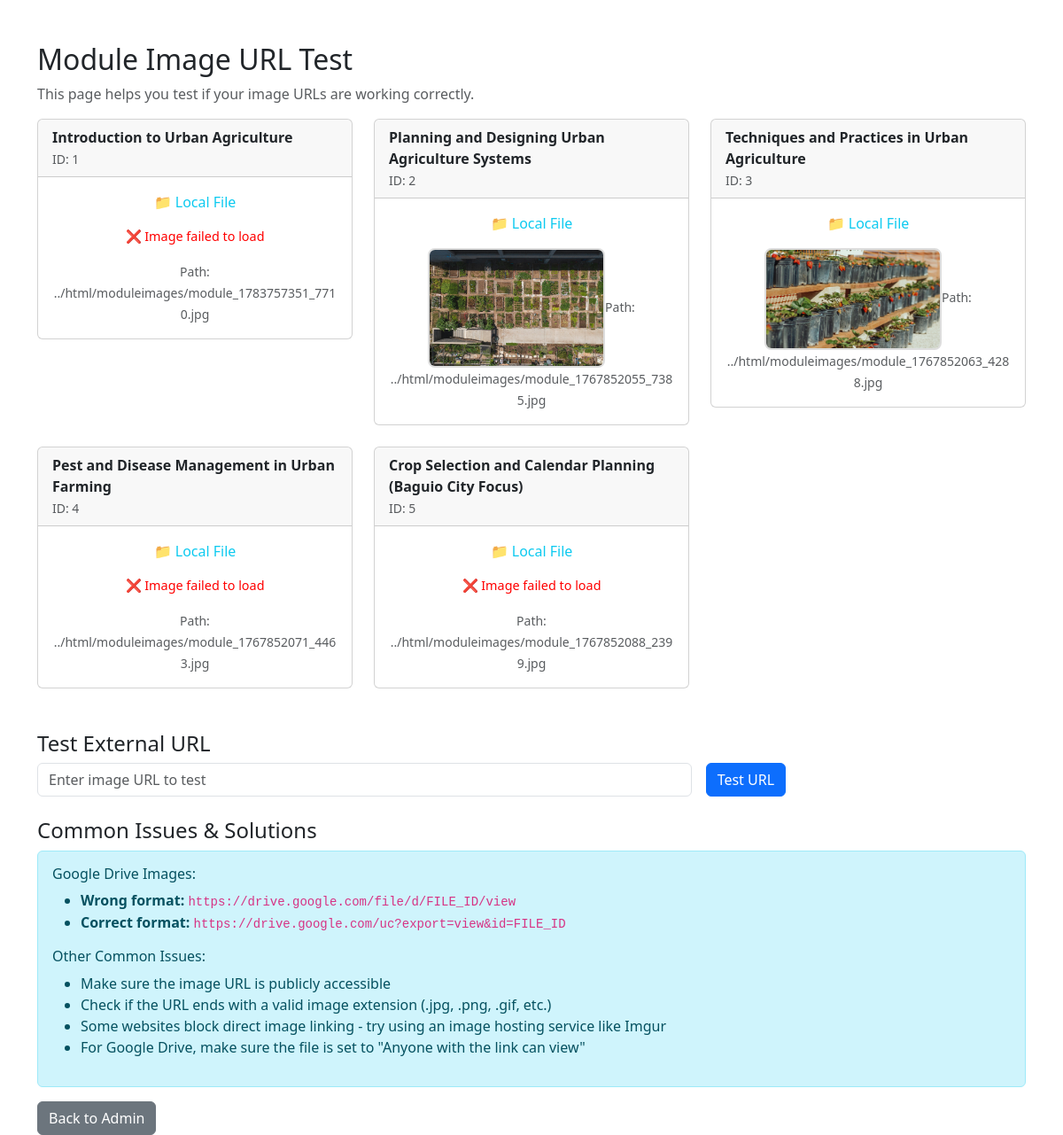
The page /php/test_image_urls.php on the database as committed earlier.
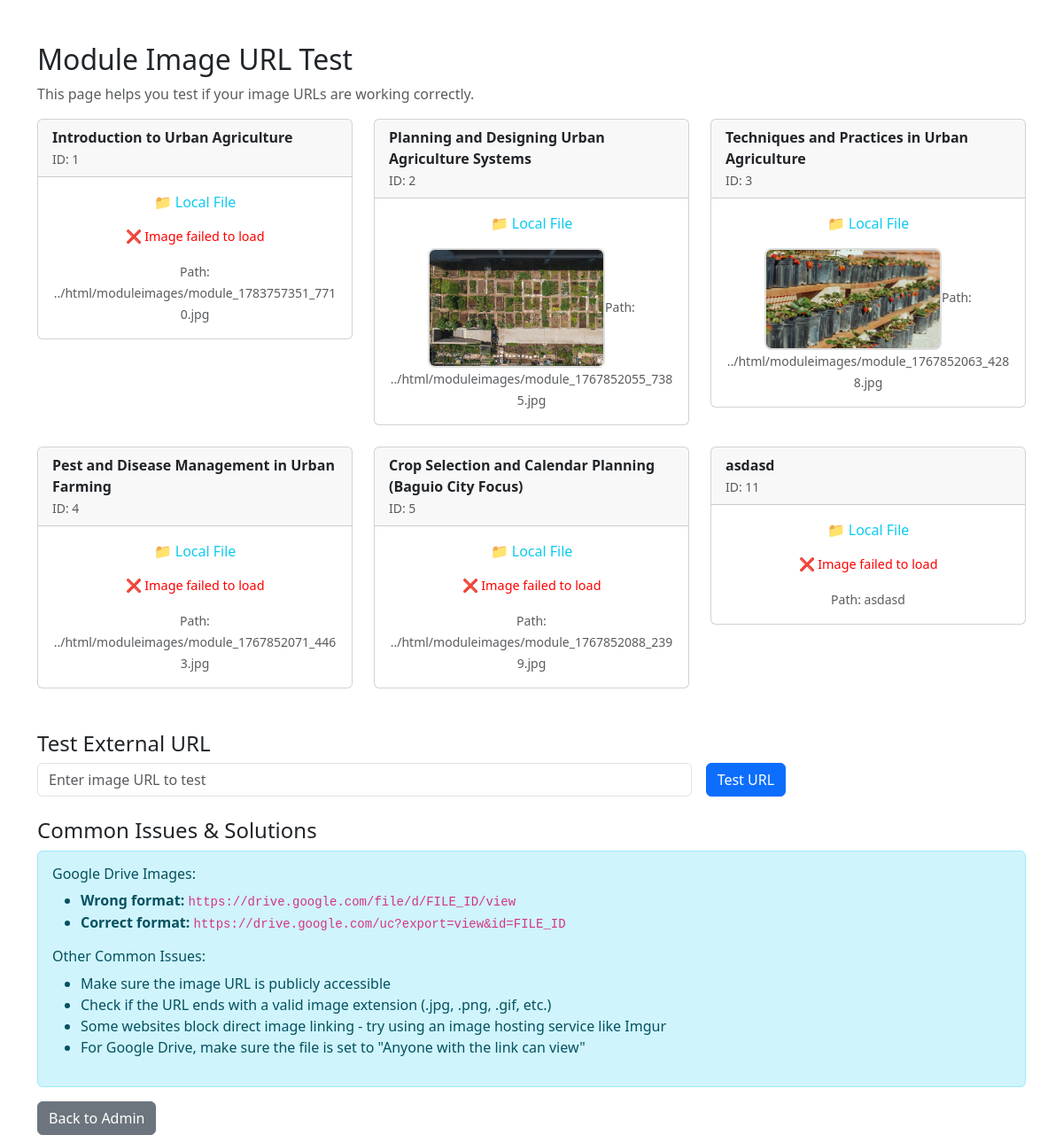
The same page on the database as committed later.
### tables this page shows
CREATE TABLE `modules` (
  `module_id` int(100) NOT NULL,
  `title` varchar(100) NOT NULL,
  `description` text NOT NULL,
  `image_path` varchar(100) NOT NULL,
  `created_at` timestamp NOT NULL DEFAULT current_timestamp(),
  `updated_at` timestamp NOT NULL DEFAULT current_timestamp(),
  `rewards` text DEFAULT NULL
);

### php/test_image_urls.php (the view, shortened to what this page needs)
<?php
include 'connection.php';
?>
<!DOCTYPE html>
<html lang="en">
<head>
    <link href="https://cdn.jsdelivr.net/npm/bootstrap@5.3.0/dist/css/bootstrap.min.css" rel="stylesheet">
</head>
<body>
    <div class="container mt-5">
        <h2>Module Image URL Test</h2>
        <p class="text-muted">This page helps you test if your image URLs are working correctly.</p>
        <div class="row">
            <?php
            $result = $conn->query("SELECT module_id, title, image_path FROM modules ORDER BY module_id");
            if ($result->num_rows > 0) {
                while ($row = $result->fetch_assoc()) {
                    $image_path = $row['image_path'];
                    $is_url = filter_var($image_path, FILTER_VALIDATE_URL);
                    echo '<div class="col-md-4 mb-4">';
                    echo '<div class="card">';
                    echo '<div class="card-header">';
                    echo '<strong>' . htmlspecialchars($row['title']) . '</strong><br>';
                    echo '<small class="text-muted">ID: ' . $row['module_id'] . '</small>';
                    echo '</div>';
                    echo '<div class="card-body text-center">';
                    if ($is_url) {
                        echo '<p class="success-message">✓ External URL</p>';
                        echo '<img src="' . htmlspecialchars($image_path) . '" class="test-image" alt="Test Image" onerror="this.style.display=\'none\'; this.nextElementSibling.style.display=\'block\';">';
                        echo '<p class="error-message" style="display: none;">❌ Image failed to load</p>';
                        echo '<small class="text-muted">URL: ' . htmlspecialchars($image_path) . '</small>';
                    } else {
                        echo '<p class="text-info">📁 Local File</p>';
                        echo '<img src="' . htmlspecialchars($image_path) . '" class="test-image" alt="Test Image" onerror="this.style.display=\'none\'; this.nextElementSibling.style.display=\'block\';">';
                        echo '<p class="error-message" style="display: none;">❌ Image failed to load</p>';
                        echo '<small class="text-muted">Path: ' . htmlspecialchars($image_path) . '</small>';
                    }
                    echo '</div>';
                    echo '</div>';
                    echo '</div>';
                }
            } else {
                echo '<div class="col-12"><p class="text-center text-muted">No modules found.</p></div>';
            }
            ?>
        </div>
        <div class="mt-4">
            <h4>Test External URL</h4>
            <form method="POST" class="row g-3">
                <div class="col-md-8">
                    <input type="url" class="form-control" name="test_url" placeholder="Enter image URL to test" value="<?php echo isset($_POST['test_url']) ? htmlspecialchars($_POST['test_url']) : ''; ?>">
                </div>
                <div class="col-md-4">
                    <button type="submit" class="btn btn-primary">Test URL</button>
                </div>
            </form>
        </div>
        <div class="mt-4">
            <h4>Common Issues & Solutions</h4>
            <div class="alert alert-info">
                <h6>Google Drive Images:</h6>
                <ul>
                    <li><strong>Wrong format:</strong> <code>https://drive.google.com/file/d/FILE_ID/view</code></li>
                    <li><strong>Correct format:</strong> <code>https://drive.google.com/uc?export=view&id=FILE_ID</code></li>
                </ul>
                <h6>Other Common Issues:</h6>
                <ul>
                    <li>Make sure the image URL is publicly accessible</li>
                    <li>Check if the URL ends with a valid image extension (.jpg, .png, .gif, etc.)</li>
                    <li>Some websites block direct image linking - try using an image hosting service like Imgur</li>
                    <li>For Google Drive, make sure the file is set to "Anyone with the link can view"</li>
                </ul>
            </div>
        </div>
        <div class="mt-3">
            <a href="Admin/adminpage.php" class="btn btn-secondary">Back to Admin</a>
        </div>
    </div>
</body>
</html>

### php/test_image_urls.php (style rules this page uses)
.test-image { max-width: 200px; max-height: 150px; border: 2px solid #ddd; border-radius: 8px; }
.error-message { color: red; font-size: 0.9em; }

Rows that differ between the two databases and show on the page:
added modules: title "asdasd", module_id "11", image_path "asdasd"
